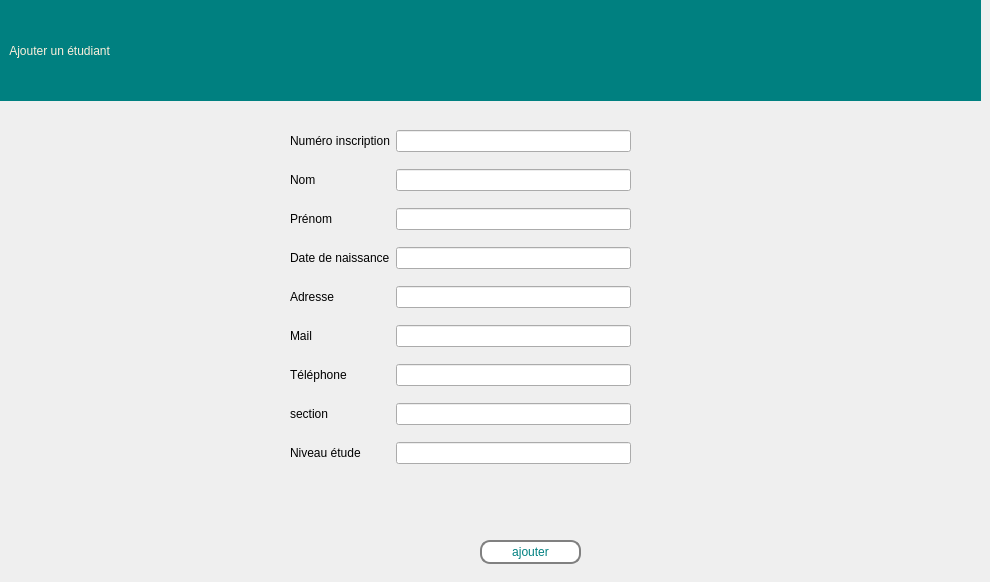
    <widget class="QWidget" name="page_ajouter_etudiant">
     <property name="styleSheet">
      <string notr="true"/>
     </property>
     <widget class="QLabel" name="label_80">
      <property name="geometry">
       <rect>
        <x>0</x>
        <y>0</y>
        <width>981</width>
        <height>101</height>
       </rect>
      </property>
      <property name="toolTip">
       <string>&lt;html&gt;&lt;head/&gt;&lt;body&gt;&lt;p align=&quot;center&quot;&gt;&lt;br/&gt;&lt;/p&gt;&lt;/body&gt;&lt;/html&gt;</string>
      </property>
      <property name="styleSheet">
       <string notr="true">background-color: rgb(0, 128, 128);
color: rgb(253, 239, 220);
font: 75 16pt &quot;Rockwell&quot;;
</string>
      </property>
      <property name="text">
       <string>   Ajouter un étudiant</string>
      </property>
     </widget>
     <widget class="QWidget" name="formLayoutWidget">
      <property name="geometry">
       <rect>
        <x>290</x>
        <y>130</y>
        <width>341</width>
        <height>443</height>
       </rect>
      </property>
      <layout class="QFormLayout" name="formLayout_2">
       <property name="verticalSpacing">
        <number>17</number>
       </property>
       <item row="1" column="0">
        <widget class="QLabel" name="label_2">
         <property name="styleSheet">
          <string notr="true">font: 63 9pt &quot;Segoe UI Variable Display Semib&quot;;</string>
         </property>
         <property name="text">
          <string>Numéro inscription</string>
         </property>
        </widget>
       </item>
       <item row="1" column="1">
        <widget class="QLineEdit" name="num_input"/>
       </item>
       <item row="2" column="0">
        <widget class="QLabel" name="label_3">
         <property name="styleSheet">
          <string notr="true">font: 63 9pt &quot;Segoe UI Variable Display Semib&quot;;</string>
         </property>
         <property name="text">
          <string>Nom</string>
         </property>
        </widget>
       </item>
       <item row="2" column="1">
        <widget class="QLineEdit" name="nom_input"/>
       </item>
       <item row="3" column="0">
        <widget class="QLabel" name="label_4">
         <property name="styleSheet">
          <string notr="true">font: 63 9pt &quot;Segoe UI Variable Display Semib&quot;;</string>
         </property>
         <property name="text">
          <string>Prénom</string>
         </property>
        </widget>
       </item>
       <item row="3" column="1">
        <widget class="QLineEdit" name="prenom_input"/>
       </item>
       <item row="4" column="0">
        <widget class="QLabel" name="label_5">
         <property name="styleSheet">
          <string notr="true">font: 63 9pt &quot;Segoe UI Variable Display Semib&quot;;</string>
         </property>
         <property name="text">
          <string>Date de naissance</string>
         </property>
        </widget>
       </item>
       <item row="4" column="1">
        <widget class="QLineEdit" name="date_naissance_input">
         <property name="inputMask">
          <string/>
         </property>
         <property name="text">
          <string/>
         </property>
         <property name="frame">
          <bool>true</bool>
         </property>
         <property name="echoMode">
          <enum>QLineEdit::Normal</enum>
         </property>
         <property name="cursorPosition">
          <number>0</number>
         </property>
         <property name="dragEnabled">
          <bool>false</bool>
         </property>
         <property name="readOnly">
          <bool>false</bool>
         </property>
        </widget>
       </item>
       <item row="5" column="0">
        <widget class="QLabel" name="label_6">
         <property name="styleSheet">
          <string notr="true">font: 63 9pt &quot;Segoe UI Variable Display Semib&quot;;
</string>
         </property>
         <property name="text">
          <string>Adresse</string>
         </property>
        </widget>
       </item>
       <item row="5" column="1">
        <widget class="QLineEdit" name="adresse_input"/>
       </item>
       <item row="6" column="0">
        <widget class="QLabel" name="label_7">
         <property name="styleSheet">
          <string notr="true">font: 63 9pt &quot;Segoe UI Variable Display Semib&quot;;</string>
         </property>
         <property name="text">
          <string>Mail</string>
         </property>
        </widget>
       </item>
       <item row="6" column="1">
        <widget class="QLineEdit" name="mail_input"/>
       </item>
       <item row="7" column="0">
        <widget class="QLabel" name="label_9">
         <property name="styleSheet">
          <string notr="true">font: 63 9pt &quot;Segoe UI Variable Display Semib&quot;;</string>
         </property>
         <property name="text">
          <string>Téléphone</string>
         </property>
        </widget>
       </item>
       <item row="7" column="1">
        <widget class="QLineEdit" name="telephone_input"/>
       </item>
       <item row="8" column="0">
        <widget class="QLabel" name="label_10">
         <property name="styleSheet">
          <string notr="true">font: 63 9pt &quot;Segoe UI Variable Display Semib&quot;;</string>
         </property>
         <property name="text">
          <string>section</string>
         </property>
        </widget>
       </item>
       <item row="8" column="1">
        <widget class="QLineEdit" name="section_input"/>
       </item>
       <item row="9" column="0">
        <widget class="QLabel" name="label_8">
         <property name="styleSheet">
          <string notr="true">font: 63 9pt &quot;Segoe UI Variable Display Semib&quot;;</string>
         </property>
         <property name="text">
          <string>Niveau étude</string>
         </property>
        </widget>
       </item>
       <item row="9" column="1">
        <widget class="QLineEdit" name="niveau_etude_input"/>
       </item>
      </layout>
     </widget>
     <widget class="QPushButton" name="ajouter_etudiant_botton">
      <property name="geometry">
       <rect>
        <x>480</x>
        <y>540</y>
        <width>101</width>
        <height>24</height>
       </rect>
      </property>
      <property name="styleSheet">
       <string notr="true">border: 2px solid gray;
font: 63 9pt &quot;Segoe UI Variable Display Semib&quot;;
  border-radius: 10px;
  padding: 0 8px;
  
color: rgb(0, 128, 128);
background-color: rgb(255, 255, 255);</string>
      </property>
      <property name="text">
       <string>ajouter</string>
      </property>
     </widget>
    </widget>
